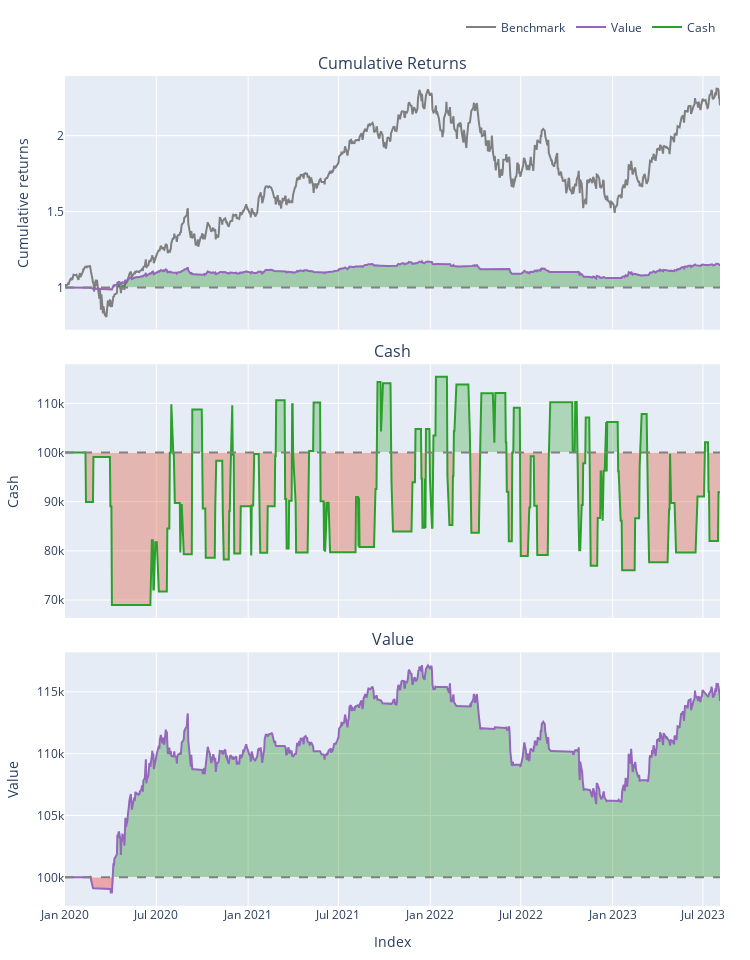

Notebook code cell kept with this figure:
### Code cell
unified_portfolio.plot(group_by=True, subplots=["cum_returns","cash","value"]).show()

### Figure 1 — Plotly figure (JSON) as saved in the notebook; plotly's stock layout.template omitted (floating-point values rounded to 4 significant figures; data arrays with more than 128 entries replaced by an {"elided": "..."} marker saying what was removed)
{"data": [{"legendgroup": "0", "line": {"color": "#7f7f7f"}, "name": "Benchmark", "showlegend": true, "type": "scatter", "uid": "2362d41d-417a-4279-ad47-674d2619148b", "x": {"elided": "905 str values"}, "xaxis": "x", "y": {"elided": "905 float values"}, "yaxis": "y"}, {"hoverinfo": "skip", "legendgroup": "1", "line": {"color": "rgba(0, 0, 0, 0)", "width": 0}, "opacity": 0, "showlegend": false, "type": "scatter", "uid": "4ca74b86-d126-477f-9545-10ffc1187ae8", "x": {"elided": "905 str values"}, "xaxis": "x", "y": {"elided": "905 int values"}, "yaxis": "y"}, {"connectgaps": false, "fill": "tonexty", "fillcolor": "rgba(0, 128, 0, 0.3)", "hoverinfo": "skip", "legendgroup": "1", "line": {"color": "rgba(0, 0, 0, 0)", "width": 0}, "opacity": 0, "showlegend": false, "type": "scatter", "uid": "c3e169c1-318c-4fb3-aa50-6eea25ea1fdf", "x": {"elided": "905 str values"}, "xaxis": "x", "y": {"elided": "905 float values"}, "yaxis": "y"}, {"hoverinfo": "skip", "legendgroup": "1", "line": {"color": "rgba(0, 0, 0, 0)", "width": 0}, "opacity": 0, "showlegend": false, "type": "scatter", "uid": "78c01077-d5e7-4e26-a82c-a6d75544240a", "x": {"elided": "905 str values"}, "xaxis": "x", "y": {"elided": "905 int values"}, "yaxis": "y"}, {"connectgaps": false, "fill": "tonexty", "fillcolor": "rgba(255, 0, 0, 0.3)", "hoverinfo": "skip", "legendgroup": "1", "line": {"color": "rgba(0, 0, 0, 0)", "width": 0}, "opacity": 0, "showlegend": false, "type": "scatter", "uid": "1094be1a-dfe5-4189-8d57-e4e443cf5e47", "x": {"elided": "905 str values"}, "xaxis": "x", "y": {"elided": "905 float values"}, "yaxis": "y"}, {"legendgroup": "2", "line": {"color": "#9467bd"}, "name": "Value", "showlegend": true, "type": "scatter", "uid": "67123f3c-8381-48d5-ab6e-606c7725cf18", "x": {"elided": "905 str values"}, "xaxis": "x", "y": {"elided": "905 float values"}, "yaxis": "y"}, {"hoverinfo": "skip", "legendgroup": "1", "line": {"color": "rgba(0, 0, 0, 0)", "width": 0}, "opacity": 0, "showlegend": false, "type": "scatter", "uid": "31203d87-491e-4fa6-93af-18e50150a949", "x": {"elided": "905 str values"}, "xaxis": "x", "y": {"elided": "905 int values"}, "yaxis": "y"}, {"hoverinfo": "skip", "legendgroup": "1", "line": {"color": "rgba(0, 0, 0, 0)", "width": 0}, "opacity": 0, "showlegend": false, "type": "scatter", "uid": "8f437bc7-0bcd-4525-b611-1f3133ab1bf9", "x": {"elided": "905 str values"}, "xaxis": "x2", "y": {"elided": "905 int values"}, "yaxis": "y2"}, {"connectgaps": false, "fill": "tonexty", "fillcolor": "rgba(44,160,44,0.3000)", "hoverinfo": "skip", "legendgroup": "1", "line": {"color": "rgba(0, 0, 0, 0)", "width": 0}, "opacity": 0, "showlegend": false, "type": "scatter", "uid": "ba89931c-5ad0-4852-8cf7-aace435bf93d", "x": {"elided": "905 str values"}, "xaxis": "x2", "y": {"elided": "905 float values"}, "yaxis": "y2"}, {"hoverinfo": "skip", "legendgroup": "1", "line": {"color": "rgba(0, 0, 0, 0)", "width": 0}, "opacity": 0, "showlegend": false, "type": "scatter", "uid": "a35076c1-aa3f-4b80-a6f1-844077f5428a", "x": {"elided": "905 str values"}, "xaxis": "x2", "y": {"elided": "905 int values"}, "yaxis": "y2"}, {"connectgaps": false, "fill": "tonexty", "fillcolor": "rgba(220,57,18,0.3000)", "hoverinfo": "skip", "legendgroup": "1", "line": {"color": "rgba(0, 0, 0, 0)", "width": 0}, "opacity": 0, "showlegend": false, "type": "scatter", "uid": "37ea084a-d6c6-4c5e-b6df-4450bc561bce", "x": {"elided": "905 str values"}, "xaxis": "x2", "y": {"elided": "905 float values"}, "yaxis": "y2"}, {"legendgroup": "3", "line": {"color": "#2ca02c"}, "name": "Cash", "showlegend": true, "type": "scatter", "uid": "9ee68216-57cd-4cba-a411-2398d2e99936", "x": {"elided": "905 str values"}, "xaxis": "x2", "y": {"elided": "905 float values"}, "yaxis": "y2"}, {"hoverinfo": "skip", "legendgroup": "1", "line": {"color": "rgba(0, 0, 0, 0)", "width": 0}, "opacity": 0, "showlegend": false, "type": "scatter", "uid": "d16fe52a-ca1d-48e6-a262-7119b3a4ecca", "x": {"elided": "905 str values"}, "xaxis": "x2", "y": {"elided": "905 int values"}, "yaxis": "y2"}, {"hoverinfo": "skip", "legendgroup": "1", "line": {"color": "rgba(0, 0, 0, 0)", "width": 0}, "opacity": 0, "showlegend": false, "type": "scatter", "uid": "fe39fe9b-d6c6-451e-890d-1382a73ff127", "x": {"elided": "905 str values"}, "xaxis": "x3", "y": {"elided": "905 int values"}, "yaxis": "y3"}, {"connectgaps": false, "fill": "tonexty", "fillcolor": "rgba(0, 128, 0, 0.3)", "hoverinfo": "skip", "legendgroup": "1", "line": {"color": "rgba(0, 0, 0, 0)", "width": 0}, "opacity": 0, "showlegend": false, "type": "scatter", "uid": "8067150f-ae83-4fa0-98d9-d9b7f10b3a0d", "x": {"elided": "905 str values"}, "xaxis": "x3", "y": {"elided": "905 float values"}, "yaxis": "y3"}, {"hoverinfo": "skip", "legendgroup": "1", "line": {"color": "rgba(0, 0, 0, 0)", "width": 0}, "opacity": 0, "showlegend": false, "type": "scatter", "uid": "ad68e41a-e79a-4aaa-be20-efa6c8f76c62", "x": {"elided": "905 str values"}, "xaxis": "x3", "y": {"elided": "905 int values"}, "yaxis": "y3"}, {"connectgaps": false, "fill": "tonexty", "fillcolor": "rgba(255, 0, 0, 0.3)", "hoverinfo": "skip", "legendgroup": "1", "line": {"color": "rgba(0, 0, 0, 0)", "width": 0}, "opacity": 0, "showlegend": false, "type": "scatter", "uid": "7016e4ff-6dcc-43a6-bb2a-068471f5b13a", "x": {"elided": "905 str values"}, "xaxis": "x3", "y": {"elided": "905 float values"}, "yaxis": "y3"}, {"legendgroup": "2", "line": {"color": "#9467bd"}, "name": "Value", "showlegend": false, "type": "scatter", "uid": "e9cb32e3-8486-49d7-8591-95a284547f16", "x": {"elided": "905 str values"}, "xaxis": "x3", "y": {"elided": "905 float values"}, "yaxis": "y3"}, {"hoverinfo": "skip", "legendgroup": "1", "line": {"color": "rgba(0, 0, 0, 0)", "width": 0}, "opacity": 0, "showlegend": false, "type": "scatter", "uid": "8765692b-a705-4672-bade-68a999d0b89a", "x": {"elided": "905 str values"}, "xaxis": "x3", "y": {"elided": "905 int values"}, "yaxis": "y3"}], "layout": {"annotations": [{"font": {"size": 16}, "showarrow": false, "text": "Cumulative Returns", "x": 0.5, "xanchor": "center", "xref": "paper", "y": 1, "yanchor": "bottom", "yref": "paper"}, {"font": {"size": 16}, "showarrow": false, "text": "Cash", "x": 0.5, "xanchor": "center", "xref": "paper", "y": 0.6528, "yanchor": "bottom", "yref": "paper"}, {"font": {"size": 16}, "showarrow": false, "text": "Value", "x": 0.5, "xanchor": "center", "xref": "paper", "y": 0.3056, "yanchor": "bottom", "yref": "paper"}], "height": 960, "legend": {"orientation": "h", "traceorder": "normal", "x": 1, "xanchor": "right", "y": 1.042, "yanchor": "bottom"}, "margin": {"b": 30, "l": 30, "r": 30, "t": 30}, "shapes": [{"line": {"color": "gray", "dash": "dash"}, "type": "line", "x0": 0, "x1": 1, "xref": "paper", "y0": 1, "y1": 1, "yref": "y"}, {"line": {"color": "gray", "dash": "dash"}, "type": "line", "x0": 0, "x1": 1, "xref": "paper", "y0": 100000, "y1": 100000, "yref": "y2"}, {"line": {"color": "gray", "dash": "dash"}, "type": "line", "x0": 0, "x1": 1, "xref": "paper", "y0": 100000, "y1": 100000, "yref": "y3"}], "showlegend": true, "width": 750, "xaxis": {"anchor": "y", "domain": [0, 1], "matches": "x3", "showticklabels": false}, "xaxis2": {"anchor": "y2", "domain": [0, 1], "matches": "x3", "showticklabels": false}, "xaxis3": {"anchor": "y3", "domain": [0, 1], "title": {"text": "Index"}}, "yaxis": {"anchor": "x", "domain": [0.6944, 1], "title": {"text": "Cumulative returns"}}, "yaxis2": {"anchor": "x2", "domain": [0.3472, 0.6528], "title": {"text": "Cash"}}, "yaxis3": {"anchor": "x3", "domain": [0, 0.3056], "title": {"text": "Value"}}}}
